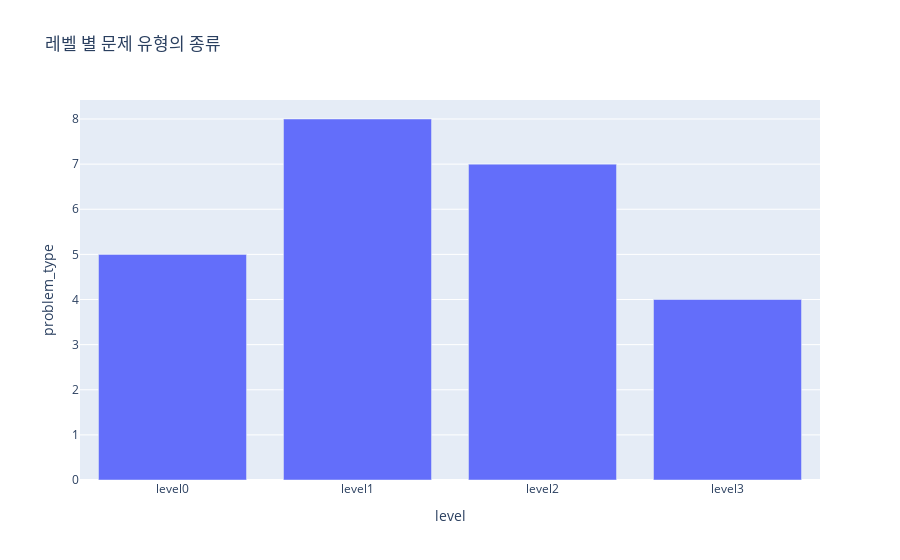

The cell this chart's notebook holds for it:
### Markdown cell above
## bar - level 별 problem type 개수

### Code cell
df = tmp_df.groupby("level")["problem_type"].nunique().to_frame()
px.bar(df, x = df.index, y = "problem_type", title = "레벨 별 문제 유형의 종류")

### Figure 1 — Plotly figure (JSON) as saved in the notebook; plotly's stock layout.template omitted (floating-point values rounded to 4 significant figures)
{"data": [{"alignmentgroup": "True", "hovertemplate": "level=%{x}<br>problem_type=%{y}<extra></extra>", "legendgroup": "", "marker": {"color": "#636efa", "pattern": {"shape": ""}}, "name": "", "offsetgroup": "", "orientation": "v", "showlegend": false, "textposition": "auto", "type": "bar", "x": ["level0", "level1", "level2", "level3"], "xaxis": "x", "y": [5, 8, 7, 4], "yaxis": "y"}], "layout": {"autosize": true, "barmode": "relative", "legend": {"tracegroupgap": 0}, "title": {"text": "레벨 별 문제 유형의 종류"}, "xaxis": {"anchor": "y", "autorange": true, "domain": [0, 1], "range": [-0.5, 3.5], "title": {"text": "level"}, "type": "category"}, "yaxis": {"anchor": "x", "autorange": true, "domain": [0, 1], "range": [0, 8.421], "title": {"text": "problem_type"}, "type": "linear"}}}
